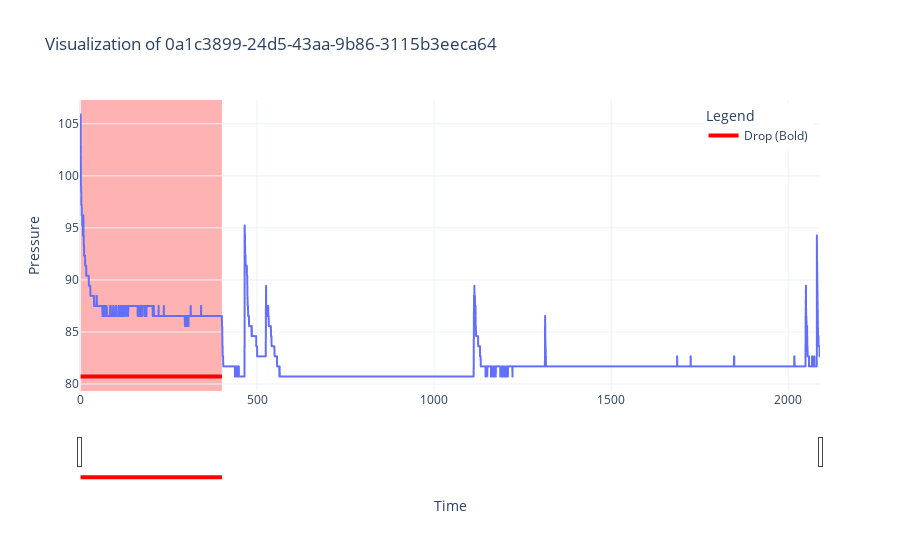

The notebook cell this image was saved under:
### Code cell
import ast

idx = random.randint(0, 100)
filename = label_df['file'][idx]

if filename in os.listdir('train'):
    file_df = pd.read_csv(f'train/{filename}', sep = '\\s+', names = ['time', 'pressure'])
plot_data(file_df, label_df[label_df['file'] == filename], filename)
print(filename)

### Figure 1 — Plotly figure (JSON) as saved in the notebook; plotly's stock layout.template omitted (floating-point values rounded to 4 significant figures; data arrays with more than 128 entries replaced by an {"elided": "..."} marker saying what was removed)
{"data": [{"hovertemplate": "time=%{x}<br>pressure=%{y}<extra></extra>", "legendgroup": "", "line": {"color": "#636efa", "dash": "solid"}, "marker": {"symbol": "circle"}, "mode": "lines", "name": "", "showlegend": false, "type": "scattergl", "x": {"elided": "10794 float values"}, "xaxis": "x", "y": {"elided": "10794 float values"}, "yaxis": "y"}, {"line": {"color": "red", "width": 4}, "mode": "lines", "name": "Drop (Bold)", "type": "scatter", "x": [1.648, 400.7], "y": [80.73, 80.73]}], "layout": {"legend": {"title": {"text": "Legend"}, "tracegroupgap": 0, "x": 0.99, "xanchor": "right", "y": 0.99, "yanchor": "top"}, "shapes": [{"fillcolor": "red", "layer": "below", "line": {"width": 0}, "name": "Drop", "opacity": 0.3, "type": "rect", "x0": 1.648, "x1": 400.7, "xref": "x", "y0": 0, "y1": 1, "yref": "y domain"}], "title": {"text": "Visualization of 0a1c3899-24d5-43aa-9b86-3115b3eeca64"}, "xaxis": {"anchor": "y", "domain": [0, 1], "rangeslider": {"visible": true}, "title": {"text": "Time"}, "type": "linear"}, "yaxis": {"anchor": "x", "domain": [0, 1], "fixedrange": false, "title": {"text": "Pressure"}}}}
